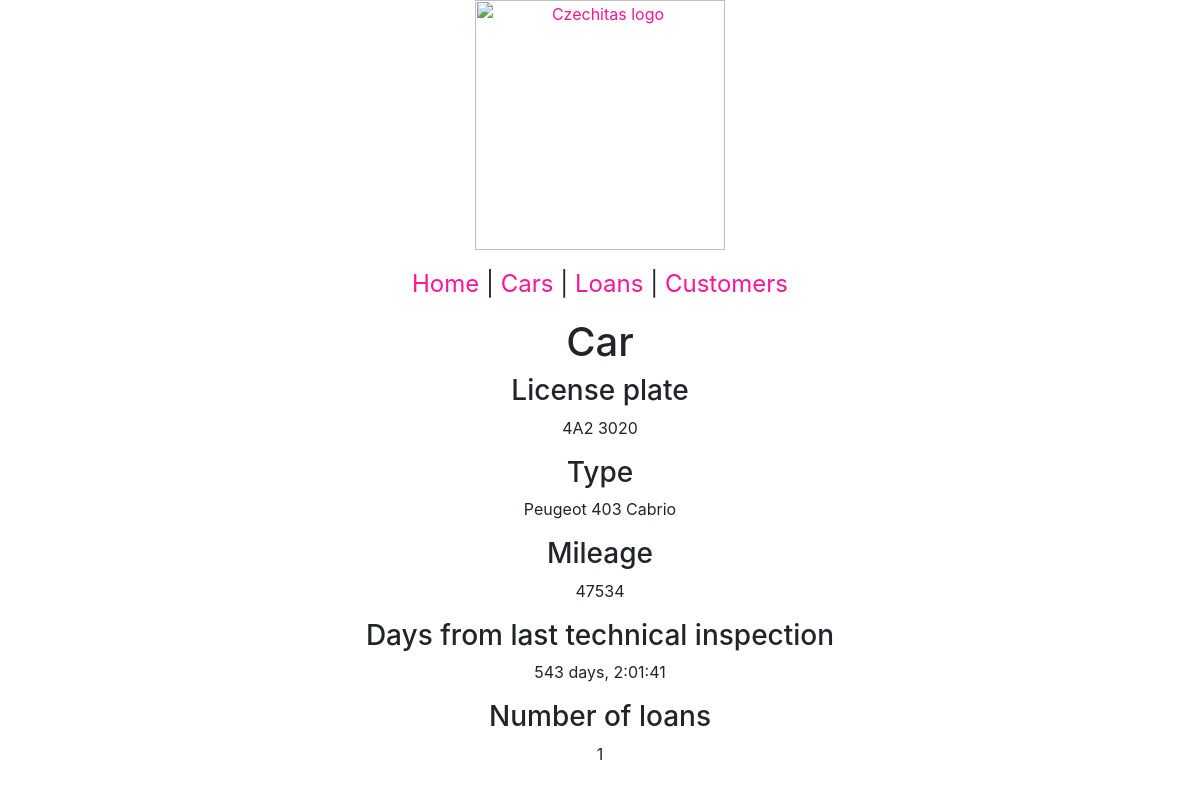
Page /catalog/cars/1 on the committed database.
### catalog/models.py (models this page shows, shortened)
class Car(models.Model):
    license_plate = models.CharField(max_length=100)
    car_type = models.CharField(max_length=100)
    mileage = models.IntegerField()
    last_tech_inspection = models.DateTimeField()
    @property
    def days_from_last_tech_inspection(self):
        now = timezone.now()  # Quite tricky to find
        return now - self.last_tech_inspection

### catalog/views.py (the view)
# urls.py: path('cars/<int:pk>', views.CarDetailView.as_view(), name='car_detail'),
class CarDetailView(DetailView):
    model = models.Car
    template_name = "car_detail.html"
    def get_context_data(self, **kwargs):
        context = super().get_context_data(**kwargs)
        filtered = models.LoanRecord.objects.filter(
            car=self.kwargs['pk']).count()
        context["num_of_loans"] = filtered
        return context

### catalog/templates/car_detail.html
{% extends "base.html" %}
{% block content %}
<h1>Car</h1>
<h3>License plate</h3>
<p>{{object.license_plate}}</p>
<h3>Type</h3>
<p>{{object.car_type}}</p>
<h3>Mileage</h3>
<p>{{object.mileage}}</p>
<h3>Days from last technical inspection</h3>
<p>{{object.days_from_last_tech_inspection}}</p>
<h3>Number of loans</h3>
<p>{{num_of_loans}}</p>
{% endblock %}

### catalog/templates/base.html (style rules this page uses)
h1, h2, h3, h5, p { text-align: center; }

### rows in the picture
Car: license_plate "4A2 3020", car_type "Peugeot 403 Cabrio", mileage "47534", days_from_last_tech_inspection "543 days, 2:01:41"

### other values in the picture
{{ num_of_loans }} "1"
